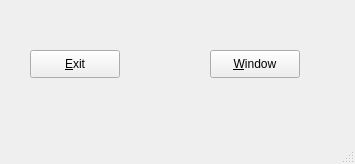
<?xml version="1.0" encoding="UTF-8"?>
<ui version="4.0">
 <class>MainWindow</class>
 <widget class="QMainWindow" name="MainWindow">
  <property name="geometry">
   <rect>
    <x>0</x>
    <y>0</y>
    <width>355</width>
    <height>164</height>
   </rect>
  </property>
  <property name="windowTitle">
   <string>MainWindow</string>
  </property>
  <widget class="QWidget" name="centralwidget">
   <widget class="QPushButton" name="pushButton">
    <property name="geometry">
     <rect>
      <x>30</x>
      <y>50</y>
      <width>90</width>
      <height>28</height>
     </rect>
    </property>
    <property name="text">
     <string>&amp;Exit</string>
    </property>
   </widget>
   <widget class="QPushButton" name="pushButton_2">
    <property name="geometry">
     <rect>
      <x>210</x>
      <y>50</y>
      <width>90</width>
      <height>28</height>
     </rect>
    </property>
    <property name="text">
     <string>&amp;Window</string>
    </property>
   </widget>
  </widget>
  <widget class="QMenuBar" name="menubar">
   <property name="geometry">
    <rect>
     <x>0</x>
     <y>0</y>
     <width>355</width>
     <height>22</height>
    </rect>
   </property>
  </widget>
  <widget class="QStatusBar" name="statusbar"/>
 </widget>
 <resources/>
 <connections/>
</ui>
